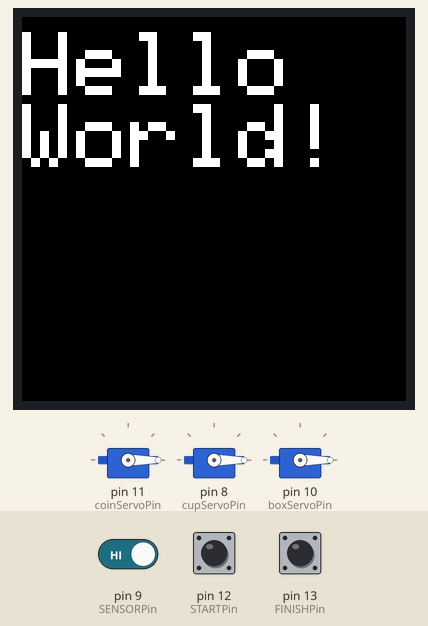
Bench run of a sketch on a simulated Arduino Mega 2560, built with avr-gcc and run on an emulated ATmega2560. On the bench: 3 × servo, 128×128 colour display. The inputs (shaded band) are chosen by the test bench; at power-on: pin 12 (STARTPin) HIGH, pin 9 (SENSORPin) HIGH, pin 13 (FINISHPin) HIGH. What the sketch prints to the serial monitor is not drawn.

Above: at 1.7 s.
1.8 s: pin 12 (STARTPin) pulled LOW for 0.15 s
At 3.0 s:
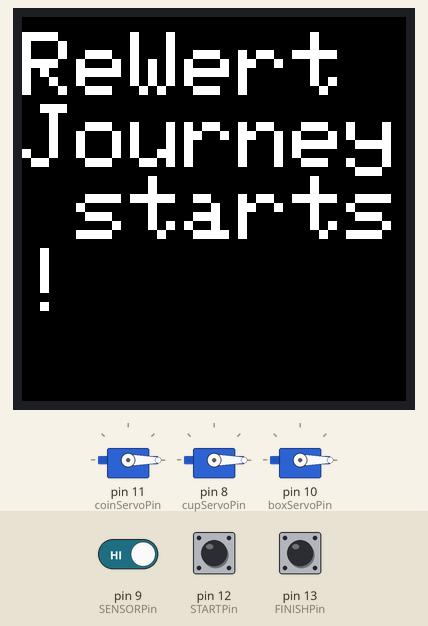
3.4 s: pin 9 (SENSORPin) driven LOW
At 5.9 s:
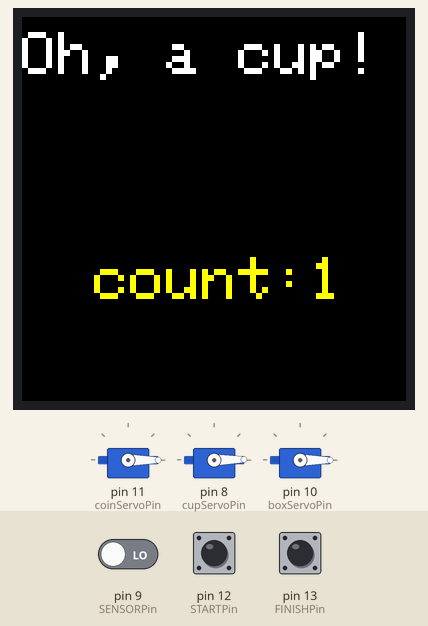
6.1 s: pin 13 (FINISHPin) pulled LOW for 0.15 s
At 12.1 s:
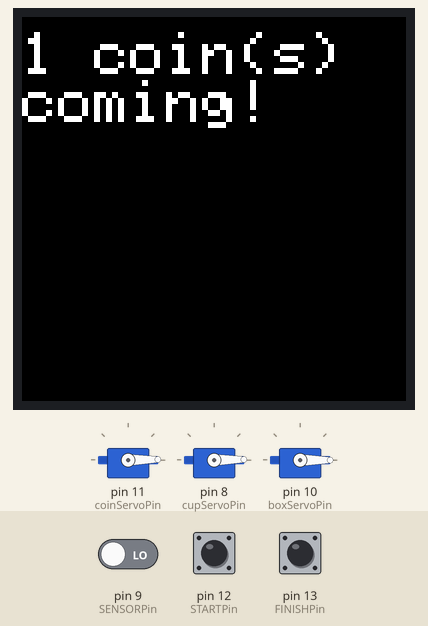
Timing chart, 0 to 13.6 s (numbered marks = the images above; inputs shaded):
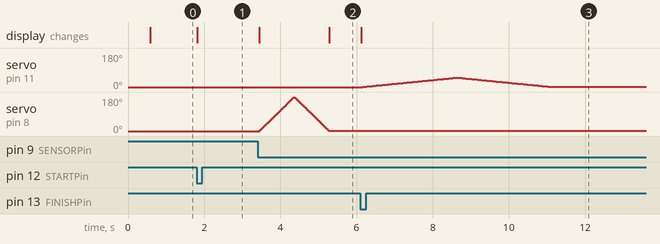

Measured:
- after the input at 1.8 s, the display: changes at once (image 1)
- after the input at 3.4 s, servo on pin 8 (cupServoPin): rises from 0° to 180° in 0.90 s, then falls to 1° in 0.91 s; the display: first changes at once (image 2 shows a later state)
- after the input at 6.1 s, servo on pin 11 (coinServoPin): rises from 0° to 50° in 2.5 s, then falls to 1° in 2.5 s; the display: changes at once (image 3)

The sketch:

MultiFunction_Final.ino
```cpp
#include <Servo.h>  //motor library

#include <SPI.h> // SPI-Library for RFID
#include <MFRC522.h> // RFID-Library for RFID

#include <Adafruit_GFX.h>
#include <Adafruit_SSD1351.h>

//IRSensor Pin
#define SENSORPin 9

//Button Pins
#define STARTPin  12
#define FINISHPin 13

//RFID Pins
#define SS_PIN 53 // RFID SDA(SS)
#define RST_PIN 5 // RFID RST
MFRC522 mfrc522(SS_PIN, RST_PIN); // Create MFRC522 instance

//Display Screen dimensions
#define SCREEN_WIDTH  128
#define SCREEN_HEIGHT 128
//Display Pins
#define SCLK_PIN 2
#define MOSI_PIN 3
#define DC_PIN   4
#define CS_PIN   5
#define RST_PIN  6
// Display Color definitions
#define BLACK           0x0000
#define BLUE            0x001F
#define RED             0xF800
#define GREEN           0x07E0
#define CYAN            0x07FF
#define MAGENTA         0xF81F
#define YELLOW          0xFFE0
#define WHITE           0xFFFF

Adafruit_SSD1351 tft = Adafruit_SSD1351(SCREEN_WIDTH, SCREEN_HEIGHT, CS_PIN, DC_PIN, MOSI_PIN, SCLK_PIN, RST_PIN);


//Servo Pins
int coinServoPin = 11;
int cupServoPin = 8;
int boxServoPin = 10;

//Servo Objects
Servo coinServo;
Servo cupServo;
Servo boxServo;

//Motor
int angle = 0;   // servo position in degrees

//buttons
int startState = 0;
int startLastState = 1;
int finishState = 0;
int finishLastState = 1;

//rfid
int rfidState = 0;

//sensor
int count = 0;
int sensorState = 0;
int sensorLastState = 1;

void setup()
{
  //Servo Motor
  coinServo.attach(coinServoPin);
  cupServo.attach(cupServoPin);
  boxServo.attach(boxServoPin);
  coinServo.write(0);
  cupServo.write(0);
  boxServo.write(0);

  //IRSensor
  pinMode(SENSORPin, INPUT);
  digitalWrite(SENSORPin, HIGH);

  //Buttons
  pinMode(STARTPin, INPUT);
  pinMode(FINISHPin, INPUT);
  digitalWrite(STARTPin, HIGH);
  digitalWrite(FINISHPin, HIGH);

  //RFID
  SPI.begin(); // open SPI connection
  mfrc522.PCD_Init(); // Initialize Proximity Coupling Device (PCD)

  Serial.begin(9600); // open serial connection

  //Display
  tft.begin();
  uint16_t time = millis();
  tft.fillRect(0, 0, 128, 128, BLACK);
  time = millis() - time;

  Serial.println(time, DEC);
  delay(500);

  tft.fillScreen(BLACK);
  tft.setCursor(0, 5);
  tft.setTextColor(WHITE);
  tft.setTextSize(3);
  tft.println("Hello  World!");

}


void loop()
{
  startState = digitalRead(STARTPin);
  finishState = digitalRead(FINISHPin);

  //check start button
  if(!startState && startLastState)
  {
    Serial.println("start");

    tft.fillScreen(BLACK);
    tft.setCursor(0, 5);
    tft.setTextColor(WHITE);
    tft.setTextSize(3);
    tft.println("ReWert Journey starts!");

    while (1)
    {
      //check IR sensor
      sensorState = digitalRead(SENSORPin);
      //Serial.println(sensorState);

      if( !sensorState && sensorLastState)
      {
        Serial.println("IRsensor detected");

        //check RFID
        if (mfrc522.PICC_IsNewCardPresent())
        {
          //with RFID => box
          Serial.println("box");

          tft.fillScreen(BLACK);
          tft.setCursor(0, 5);
          tft.setTextColor(WHITE);
          tft.setTextSize(2);
          tft.println("Oh, a box!");


          //move box motor
          for(angle = 0; angle < 180; angle++)
          {
          boxServo.write(angle);
          delay(10);
          }
          // now scan back from 180 to 0 degrees
          for(angle = 180; angle > 0; angle--)
          {
          boxServo.write(angle);
          delay(10);
          }
            //delay(1000);
            //boxServo.write(180);
            //delay(1000);
            //boxServo.write(0);
        }
        else
        {
          //without RFID => cup
          Serial.println("cup");

          tft.fillScreen(BLACK);
          tft.setCursor(0, 5);
          tft.setTextColor(WHITE);
          tft.setTextSize(2);
          tft.println("Oh, a cup!");


          //move cup motor
          for(angle = 0; angle < 180; angle++)
          {
          cupServo.write(angle);
          delay(5);
          }
          // now scan back from 180 to 0 degrees
          for(angle = 180; angle > 0; angle--)
          {
          cupServo.write(angle);
          delay(5);
          }

          //move cup motor
          //delay(1000);
          //cupServo.write(180);
          //delay(1000);
          //cupServo.write(0);
        }

        //count coin
        count++;
        tft.setCursor(0,80);
        Serial.print("count:");
        Serial.println(count);

        tft.setTextColor(YELLOW);
        tft.setTextSize(2);
        tft.print("  count:");
        tft.println(count);
      }

      sensorLastState = sensorState;

      if ( !digitalRead(FINISHPin))
      {
        break;
      }
    }
  }

  //check finish state
  if( !finishState && finishLastState)
  {
    Serial.print(count);
    Serial.println(" coin(s) out!");

    tft.fillScreen(BLACK);
    tft.setCursor(0, 5);
    tft.setTextColor(WHITE);
    tft.setTextSize(2);
    tft.print(count);
    tft.println(" coin(s) coming!");

    //coin coming!
    for (int c = count; c > 0; c--)
    {
        for(angle = 0; angle < 50; angle++)
        {
        coinServo.write(angle);
        delay(50);
        }
        // now scan back from 180 to 0 degrees
        for(angle = 50; angle > 0; angle--)
        {
        coinServo.write(angle);
        delay(50);
        }
        //coinServo.write(180);
        //delay(1000);
        //coinServo.write(0);
        //delay(1000);
    }
    count = 0;
  }

  //update button state
  startLastState = startState;
  finishLastState = finishState;
}
```
